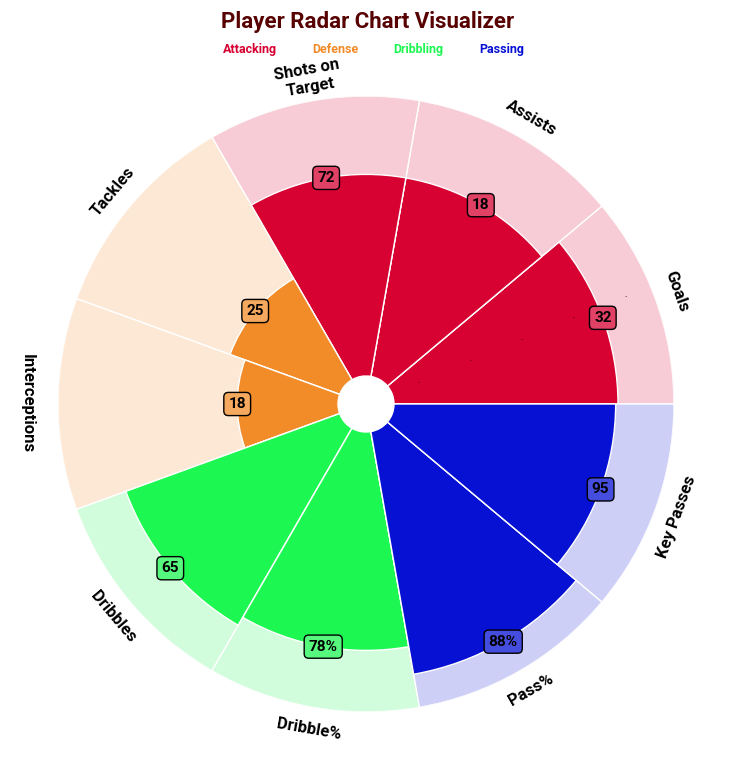

The Python source for this figure:
import pandas as pd
# قراءة البيانات
dataset = pd.read_excel("DATA.xlsx",sheet_name="PLAYER")
import matplotlib.pyplot as plt
import numpy as np
import matplotlib.font_manager as fm
from ANIS_HAJJAJI import *







# ضع المسار المحلي للخط بعد تنزيله
Path = r"fonts\\Almarai-Regular.ttf"
font_italic = fm.FontProperties(fname=Path)

#─────0. تحديد القيم────────────────────────────────────────────────────────────────────
#────────────────────────────────────────────────────────────────────────────────────────

# خاص بالعنوان 1
First_tittel="Player Radar Chart Visualizer"            # العنوان الرئيسي
First_tittel_color = "#570101"                        # لون العنوان الرئيسي
First_tittel_size = 16                                  # حجم العنوان الرئيسي
First_tittel_bold = "bold"                              # سمك العنوان الرئيسي ولإزالة السمك غيرها إلى First_tittel_bold = None
fontstyle = font_italic

# خاص بالاحصائيات 2
Metric_size = 9                                         # حجم خط الاحصائيات
Metric_color = "black"                                  # لون خط الاحصائيات
Metric_bold = "bold"                                    # سمك خط الاحصائيات ولإزالة السمك غيرها إلى Metric_bold = None
Metric_distance = 108                                   # بعد الاحصائيات عن الدائرة
Metric_color_option = False                             # لكي تأخذ الإحصائيات لون الفئة الخاص بها غيرها إلى Metric_color_option = True

# خاص بالقيم 3
Metric_Value_size = 8                                   # حجم خط القيم
Metric_Value_color_text = "#000000"                   # لون خط القيم
Metric_Value_bold = "bold"                              # سمك خط القيم ولإزالة السمك غيرها إلى Metric_Value_bold = None
Metric_Value_color_background_light = 0.25              # شفافية خلفية مربع القيم
Metric_Value_box_pad = 0.2                              # حجم مربع القيم
Metric_Value_box_edgecolor = "#000000"                # لون إطار مربع القيم

# خاص بإعدادات الشكل 4
Circle_size = 10                                        # حجم الدائرة الداخلية
out_color_light = 0.8                                   # شفافية لون الجزء الخارجي
background = "#FFFFFF"                                # لون الخلفية
line_color = "#FFFFFF"                                # لون الخطوط الداخلية
Length = 8                                              # طول إطار الشكل
Width  = 8                                              # عرض إطار الشكل

# خاص بالمفتاح 5
legend_text_size = 7                                    # حجم خط نص المفتاح
legend_text_bold = None                                 # سمك خط المفتاح ولإظهار السمك غيرها إلى legend_text_bold = "bold"
legend_color_option = True                              # لكي تأخذ المفاتيح لون الأسود غيرها إلى Metric_color_option = False

#  تحديد أسماء الأعمدة 6   
dataset = dataset.rename(columns={

# غير الأسماء في الجهة اليسرى حسب الجدول الذي عندك   
    "PLAYER"           : "PLAYER",
    "METRIC"            : "METRIC",
    "VALUE"             : "VALUE",
    "MAX"               : "MAX",
    "CATEGORY"          : "CATEGORY",
    "COLOR"             : "COLOR",

})

#─────1. تجميع البيانات─────────────────────────────────────────────────────────────────
#────────────────────────────────────────────────────────────────────────────────────────

 

# تجهيز قائمة للاعبين بدون تكرار
selected_players = dataset["PLAYER"].unique()
if len(selected_players) > 0:

    # اختيار اللاعب الأول من القائمة
    player_name = selected_players[0]

    # تصفية البيانات للاعب المحدد
    player_data = dataset[dataset["PLAYER"] == player_name]

    # ترتيب البيانات حسب الصنف
    player_data = player_data.sort_values(by="CATEGORY")
    
    # تخزين البيانات في قوائم منفصلة
    metrics    = player_data["METRIC"].astype(str).tolist()   # ← قائمة أسماء الإحصائيات
    values     = player_data["VALUE"].tolist()                 # ← قائمة القيم
    colors     = player_data["COLOR"].astype(str).str.strip().tolist()    # ← قائمة الألوان
    categories = player_data["CATEGORY"].astype(str).tolist() # ← قائمة الفئات
    Max        = player_data["MAX"].tolist()                   # ← قائمة الحد الأقصى
    Max_data   = dict(zip(metrics, Max))                       # ← قاموس (إحصائية → حد أقصى)



#─────2. تصميم الشكل────────────────────────────────────────────────────────────────────
#────────────────────────────────────────────────────────────────────────────────────────

    # حساب عدد الاحصائيات
    N = len(metrics)

    # حساب الزوايا لكل إحصائية
    angles = np.linspace(0, 2*np.pi, N+1)

    # رسم المخطط
    fig, ax = plt.subplots(figsize=(Width, Length), subplot_kw=dict(polar=True))

    # إعدادات محور المخطط
    ax.set_ylim(0, 110)                                          # ← تحديد نطاق المحور
    ax.set_xticks([])                                            # ← إخفاء علامات المحور الأفقي
    ax.set_yticks([20, 40, 60, 80, 100])                         # ← تحديد علامات المحور العمودي
    ax.set_yticklabels(["20", "40", "60", "80", "100"], fontsize=0)  # ← إخفاء أرقام المحور العمودي

    # إخفاء خط الدائرة الخارجية
    ax.spines["polar"].set_visible(False)

    # إخفاء الدوائر الداخلية للمخطط
    ax.grid(False)

    # رسم الدائرة الخارجية للمخطط
    theta = np.linspace(0, 2*np.pi, 600)
    ax.plot(theta, [100]*600, color="black", linewidth=0)        # ← خط الدائرة الخارجية

    # خلفية الشكل
    fig.patch.set_facecolor(background)                          # ← لون خلفية الصورة

    # خلفية المحاور
    ax.set_facecolor(background)                                 # ← لون خلفية المحاور


#─────3. رسم الأجزاء وكتابة القيم───────────────────────────────────────────────────────
#────────────────────────────────────────────────────────────────────────────────────────

    # رسم الأجزاء الخارجية والداخلية لكل إحصائية
    for i in range(N):
        # تخزين لون الفئة
        base_color = colors[i]

        # حساب الزاوية لكل فئة
        start_angle = angles[i]
        end_angle   = angles[i+1]
        mid_angle   = (start_angle + end_angle) / 2

        # رسم الجزء الخارجي
        ax.bar(
            mid_angle,                                       # ← زاوية المنتصف
            100,                                             # ← ارتفاع الشريط
            width=end_angle - start_angle,                   # ← عرض الشريط
            color=make_lighter(base_color, out_color_light), # ← لون الجزء الخارجي (فاتح)
            edgecolor=line_color,                            # ← لون الفواصل
            bottom=Circle_size                               # ← بداية الشريط من الدائرة الداخلية
        )

        # إزالة النسبة المئوية وحساب القيمة النسبية
        value     = percent_to_number(values[i])
        new_value = (value / Max_data[metrics[i]]) * 100     # ← تحويل القيمة إلى نسبة من الحد الأقصى
        note      = f"{value:02.0f}"                         # ← صيغة عرض القيمة

        # التحقق من وجود النسبة المئوية
        if "%" in metrics[i]:
            value     = value * 100
            new_value = (value / Max_data[metrics[i]]) * 100
            note      = f"{value:02.0f}%"                    # ← إضافة رمز النسبة المئوية

        # رسم الجزء الداخلي
        ax.bar(
            mid_angle,                         # ← زاوية المنتصف
            new_value,                         # ← ارتفاع الشريط (القيمة الفعلية)
            width=end_angle - start_angle,     # ← عرض الشريط
            color=base_color,                  # ← لون الفئة الأصلي
            edgecolor=line_color,              # ← لون الفواصل
            bottom=Circle_size                 # ← بداية الشريط من الدائرة الداخلية
        )

        # كتابة القيمة داخل المخطط
        ax.text(
            mid_angle,                          # ← الموضع الأفقي (الزاوية)
            new_value + Circle_size,            # ← الموضع العمودي (فوق الشريط)
            note,                               # ← النص المعروض
            ha="center",                        # ← محاذاة أفقية في المنتصف
            va="center",                        # ← محاذاة عمودية في المنتصف
            fontsize=Metric_Value_size,         # ← حجم الخط
            fontweight=Metric_Value_bold,       # ← سُمك الخط
            color=Metric_Value_color_text,      # ← لون النص
            fontproperties=fontstyle,           # ← نوع الخط
            bbox=dict(
                facecolor=make_lighter(base_color, Metric_Value_color_background_light),  # ← لون خلفية المربع
                edgecolor=Metric_Value_box_edgecolor,                                     # ← لون إطار المربع
                boxstyle=f"round,pad={Metric_Value_box_pad}"                              # ← شكل المربع
            )
        )

        # حساب زاوية دوران اسم الإحصائية
        rotation_angle = np.degrees(mid_angle) + 90
        if 0 < np.degrees(mid_angle) < 180:
            rotation_angle += 180                            # ← تصحيح اتجاه النص في النصف السفلي

        # تحديد لون اسم الإحصائية بناءً على الخيار المحدد
        if Metric_color_option == True:
            Metric_color = base_color                        # ← استخدام لون الفئة

        # كتابة اسم الإحصائية
        ax.text(
            mid_angle,                                       # ← الموضع الأفقي (الزاوية)
            (Metric_distance + Circle_size),                 # ← الموضع العمودي (خارج المخطط)
            auto_split(metrics[i], max_len=12),              # ← النص (مع تقسيم تلقائي)
            ha="center",                                     # ← محاذاة أفقية في المنتصف
            va="center",                                     # ← محاذاة عمودية في المنتصف
            fontsize=Metric_size,                            # ← حجم الخط
            fontweight=Metric_bold,                          # ← سُمك الخط
            rotation=rotation_angle,                         # ← زاوية دوران النص
            rotation_mode="anchor",                          # ← وضع الدوران
            color=Metric_color,                              # ← لون النص
            fontproperties=fontstyle                         # ← نوع الخط
        )


#─────4. العنوان والمفتاح───────────────────────────────────────────────────────────────
#────────────────────────────────────────────────────────────────────────────────────────

    # كتابة العنوان الرئيسي
    fig.text(
        0.515, 0.965,                  # ← موضع النص (أفقي، عمودي)
        First_tittel,                  # ← نص العنوان
        size=First_tittel_size,        # ← حجم الخط
        ha="center",                   # ← محاذاة أفقية في المنتصف
        color=First_tittel_color,      # ← لون النص
        fontweight=First_tittel_bold,  # ← سُمك النص
        fontproperties=fontstyle       # ← نوع الخط
    )

    # تجهيز قائمة الفئات والألوان لمفتاح المخطط
    categories = list(dict(zip(categories, colors)).items())

    # إنشاء عناصر المفتاح بناءً على الفئات والألوان
    legend_handles = [
        plt.Line2D([0], [0], color="none", label=label)  # ← عنصر مفتاح بدون خط
        for label, _ in categories
    ]
    
    # تعريف خط المفتاح مع الحجم والسمك
    legend_font = fm.FontProperties(fname=Path)
    legend_font.set_size(legend_text_size)
    legend_font.set_weight(legend_text_bold)
    # عرض المفتاح
    legend = fig.legend(
        handles=legend_handles,                                              # ← عناصر المفتاح
        loc='upper center',                                                  # ← موضع المفتاح
        bbox_to_anchor=(0.5, 0.96),                                          # ← إحداثيات المفتاح
        ncol=len(categories),                                                # ← عدد الأعمدة
        frameon=False,                                                       # ← إخفاء إطار المفتاح
        prop=legend_font,         
        columnspacing=0                                                      # ← المسافة بين الأعمدة
    )

    # ضبط لون النص في المفتاح ليتناسب مع الألوان المستخدمة
    if legend_color_option:
        for text, (_, color) in zip(legend.get_texts(), categories):
            text.set_color(color)                                            # ← تطبيق لون الفئة على النص


#─────5. إظهار الرسم────────────────────────────────────────────────────────────────────
#────────────────────────────────────────────────────────────────────────────────────────

    plt.show()  # ← عرض الرسم النهائي
